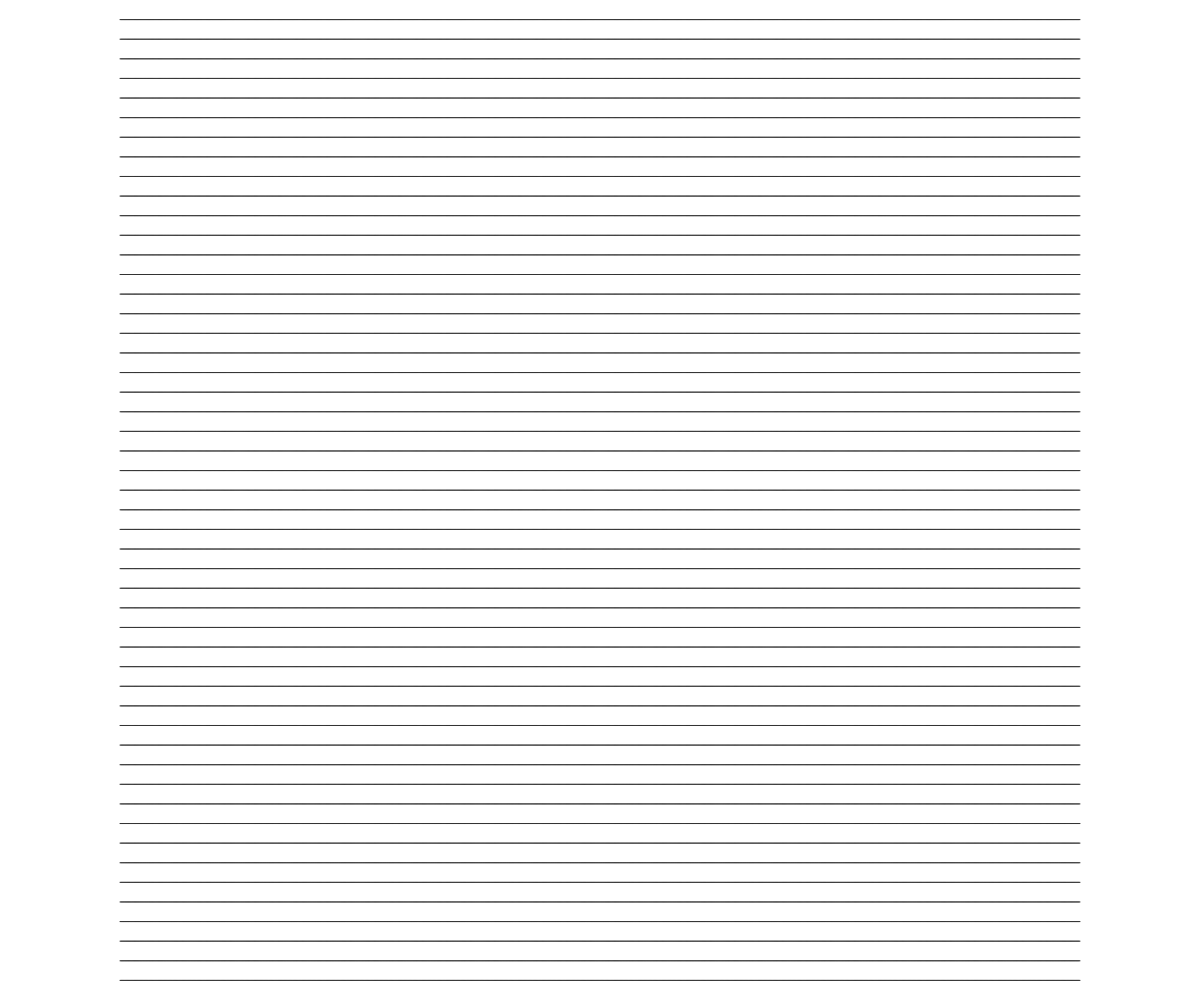
Frame 1 (no input)
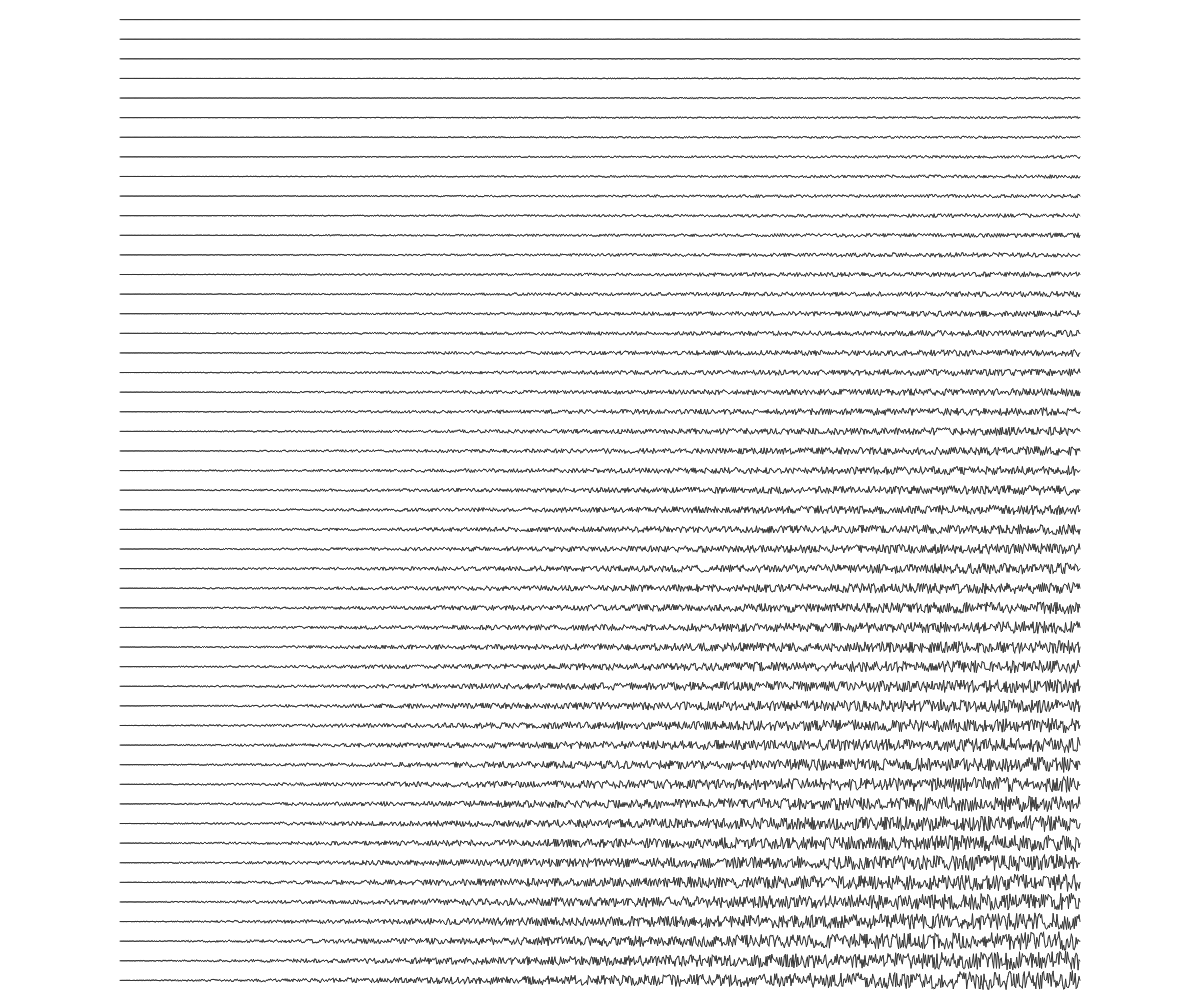
Frame 60 (no input)
Frame 120 (the mouse pressed at the canvas centre since frame 60): identical to frame 60, image omitted

The p5.js sketch that drew these frames (run headless with seeded random() and noise() and a simulated clock; from frame 60 on, the mouse is pressed at the canvas centre):

// p5.js sketch
// ── sketch.js
function ground() {
  strokeWeight(1);
  stroke(255);
  line(0, height*.95, width, height*.95);
}

let totalDividingPoints = 1000;
let totalLines = 50;
// height = totalHeight/(num of lines + 1)
let lineSpacing;
let allLines = [];

let p;
let randomizeYrange = 10;

function setup() {
  createCanvas(windowWidth, windowHeight);
  lineSpacing = height/(totalLines+1);
  for (let i = 0; i < totalLines; i++) {
    let newLine = new _line(0.1*width, (i+1)*lineSpacing, 0.9*width, (i+1)*lineSpacing, i);
    allLines.push(newLine);
  }
}

function draw() {
  background(255);
  // ground();
  for (let currLine of allLines) {
    currLine.show();
    currLine.randomize();
  }

}

class _line
{
  constructor(x1, y1, x2, y2, indexVal)
  {
    this.indexVal = indexVal;
    this.pos1 = createVector(x1, y1);
    this.pos2 = createVector(x2, y2);
    // this.length = dist(this.pos1, this.pos2);
    this.length = this.pos2.x - this.pos1.x
    this.minDist = this.length/totalDividingPoints;
    this.allPointX = [];
    this.allPointY = [];
    this.supports = [];

    this.allPointY2 = [];

    this.randomizedYN = false;

    this.m = (this.pos2.y - this.pos1.y)/(this.pos2.x - this.pos1.x);
    this.b = this.pos1.y - this.m*this.pos1.x;

    for (let i = 0; i < totalDividingPoints; i++) {
      this.allPointX.push(this.pos1.x + this.minDist*(i))
      this.allPointY.push(this.m*(this.pos1.x + this.minDist*(i+1)) + this.b);
      
    }
  }
  
  show()
  {
    strokeWeight(1);
    stroke(51);
    // line(this.pos1.x, this.pos1.y, this.pos2.x, this.pos2.y);
    for (let i = 0; i < this.allPointX.length-1; i++) {
      // line(this.allPointX[i][0], this.allPointX[i][1], this.allPointX[i+1][0], this.allPointX[i+1][1]);
      line(this.allPointX[i], this.allPointY[i], this.allPointX[i+1], this.allPointY[i+1]);
    }
    line(this.allPointX[totalDividingPoints-1], this.allPointY[totalDividingPoints-1], this.pos2.x, this.pos2.y);
    console.log(this.m);
    // console.log(this.allPointX.length);
  }

  show2()
  {
    strokeWeight(1);
    stroke(51);
    // line(this.pos1.x, this.pos1.y, this.pos2.x, this.pos2.y);
    for (let i = 0; i < this.allPointX.length-1; i++) {
      // line(this.allPointX[i][0], this.allPointX[i][1], this.allPointX[i+1][0], this.allPointX[i+1][1]);
      line(this.allPointX[i], this.allPointY2[i], this.allPointX[i+1], this.allPointY2[i+1]);
    }
    line(this.allPointX[totalDividingPoints-1], this.allPointY2[totalDividingPoints-1], this.pos2.x, this.pos2.y);
    this.allPointY2 = [];
    // console.log(this.m);
    // console.log(this.allPointX.length);
  }

  randomize()
  {
    if (!this.randomizedYN) {
      for (let i = 0; i < this.allPointY.length; i++) {
        // if (1-) {
          
        // }
        this.allPointY[i] += random(-1*randomizeYrange*((this.indexVal/totalLines)*(i/this.allPointY.length)), randomizeYrange*(this.indexVal/totalLines)*(i/this.allPointY.length));
        // this.allPointY2.push(random(-1*randomizeYrange*((this.indexVal/totalLines)*(i/this.allPointY.length)), randomizeYrange*(this.indexVal/totalLines)*(i/this.allPointY.length)));
      }
      this.randomizedYN = true;
    }
    // this.show2();
  }
}

/*
let v1 = createVector(1, 0, 0);
let v2 = createVector(0, 1, 0);
let angle = v1.angleBetween(v2);
// angle is PI/2
print(angle);
*/
